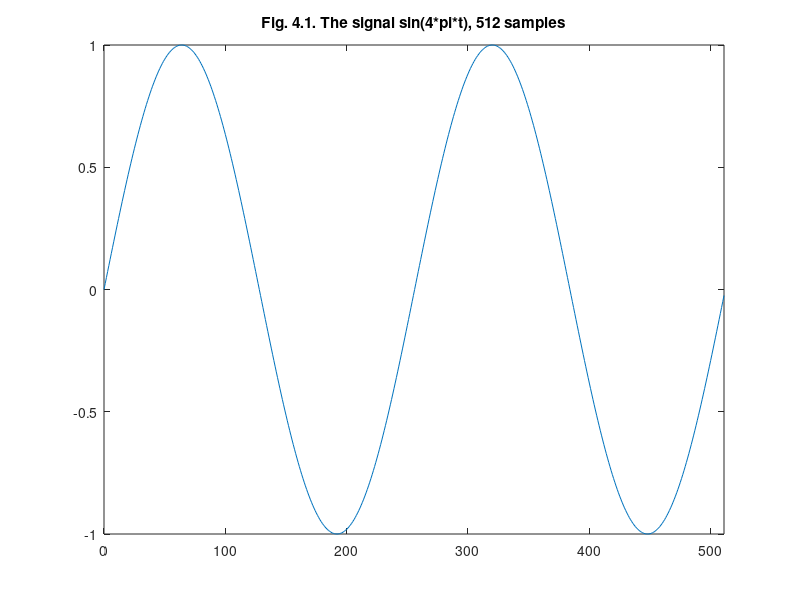
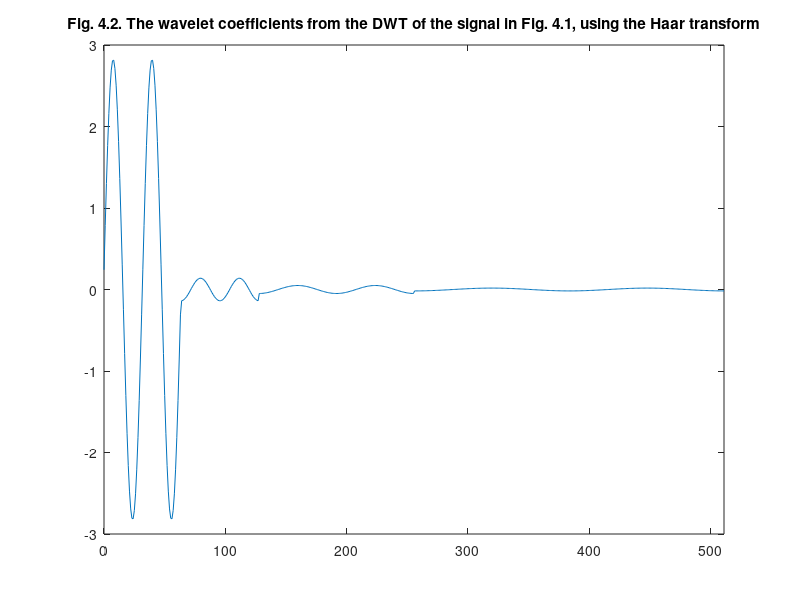

Write MATLAB code to recreate these figures, in order.
%% ========================================================================
%% Programmatic octave notes on "Ripples in Mathematics" by A. Jensen
%% and A. la Cour-Harbo written with a deep gratitude to the authors for
%% this wonderful text.
%% 
%% Reconstruction of graphs on p.26, Ch 04.
%%
%% Author: Vladimir Kulyukin
%% 
%% NB: I have tested this code in Octave, not Matlab.
%% The numbers in the arrays below were computed by the code at
%% https://github.com/VKEDCO/java/blob/master/haar/org.vkedco.wavelets.tests/RipplesInMathCh04.java
%% =========================================================================

t = [0:511];

y_fig41_p26 = [
0.0
0.024541228522912288
0.049067674327418015
0.07356456359966743
0.0980171403295606
0.1224106751992162
0.14673047445536175
0.17096188876030122
0.19509032201612825
0.2191012401568698
0.24298017990326387
0.26671275747489837
0.29028467725446233
0.3136817403988915
0.33688985339222005
0.3598950365349881
0.3826834323650898
0.40524131400498986
0.4275550934302821
0.44961132965460654
0.47139673682599764
0.49289819222978404
0.5141027441932217
0.5349976198870972
0.5555702330196022
0.5758081914178453
0.5956993044924334
0.6152315905806268
0.6343932841636455
0.6531728429537768
0.6715589548470183
0.6895405447370668
0.7071067811865475
0.7242470829514669
0.7409511253549591
0.7572088465064846
0.7730104533627369
0.7883464276266062
0.8032075314806448
0.8175848131515837
0.8314696123025452
0.844853565249707
0.8577286100002721
0.8700869911087113
0.8819212643483549
0.8932243011955153
0.9039892931234433
0.9142097557035307
0.9238795325112867
0.9329927988347388
0.9415440651830208
0.9495281805930367
0.9569403357322089
0.9637760657954398
0.970031253194544
0.9757021300385286
0.9807852804032304
0.9852776423889412
0.989176509964781
0.99247953459871
0.9951847266721968
0.9972904566786902
0.9987954562051724
0.9996988186962042
1.0
0.9996988186962042
0.9987954562051724
0.9972904566786902
0.9951847266721969
0.99247953459871
0.989176509964781
0.9852776423889412
0.9807852804032304
0.9757021300385286
0.970031253194544
0.9637760657954398
0.9569403357322089
0.9495281805930367
0.9415440651830208
0.9329927988347388
0.9238795325112867
0.9142097557035307
0.9039892931234434
0.8932243011955152
0.881921264348355
0.8700869911087115
0.8577286100002721
0.8448535652497072
0.8314696123025453
0.8175848131515837
0.8032075314806449
0.7883464276266063
0.7730104533627371
0.7572088465064847
0.740951125354959
0.7242470829514669
0.7071067811865476
0.689540544737067
0.6715589548470186
0.6531728429537766
0.6343932841636455
0.6152315905806269
0.5956993044924335
0.5758081914178454
0.5555702330196022
0.5349976198870972
0.5141027441932218
0.49289819222978415
0.47139673682599786
0.4496113296546069
0.42755509343028203
0.4052413140049899
0.3826834323650899
0.35989503653498833
0.33688985339222033
0.3136817403988914
0.2902846772544624
0.2667127574748985
0.24298017990326407
0.21910124015687005
0.1950903220161286
0.17096188876030122
0.1467304744553618
0.12241067519921635
0.09801714032956083
0.07356456359966773
0.049067674327417966
0.024541228522912326
1.2246467991473532E-16
-0.02454122852291208
-0.049067674327417724
-0.0735645635996675
-0.09801714032956059
-0.1224106751992161
-0.14673047445536158
-0.17096188876030097
-0.19509032201612836
-0.2191012401568698
-0.24298017990326382
-0.26671275747489825
-0.2902846772544621
-0.3136817403988912
-0.33688985339222005
-0.3598950365349881
-0.38268343236508967
-0.4052413140049897
-0.4275550934302818
-0.44961132965460665
-0.47139673682599764
-0.4928981922297839
-0.5141027441932216
-0.5349976198870969
-0.555570233019602
-0.5758081914178453
-0.5956993044924332
-0.6152315905806267
-0.6343932841636453
-0.6531728429537765
-0.6715589548470184
-0.6895405447370668
-0.7071067811865475
-0.7242470829514668
-0.7409511253549589
-0.7572088465064842
-0.7730104533627367
-0.7883464276266059
-0.803207531480645
-0.8175848131515838
-0.8314696123025452
-0.8448535652497071
-0.857728610000272
-0.8700869911087113
-0.8819212643483549
-0.8932243011955152
-0.9039892931234431
-0.9142097557035305
-0.9238795325112865
-0.932992798834739
-0.9415440651830208
-0.9495281805930367
-0.9569403357322088
-0.9637760657954398
-0.970031253194544
-0.9757021300385285
-0.9807852804032303
-0.9852776423889411
-0.9891765099647809
-0.9924795345987101
-0.9951847266721969
-0.9972904566786902
-0.9987954562051724
-0.9996988186962042
-1.0
-0.9996988186962042
-0.9987954562051724
-0.9972904566786902
-0.9951847266721969
-0.9924795345987101
-0.9891765099647809
-0.9852776423889412
-0.9807852804032304
-0.9757021300385286
-0.970031253194544
-0.96377606579544
-0.9569403357322089
-0.9495281805930368
-0.9415440651830209
-0.9329927988347391
-0.9238795325112866
-0.9142097557035306
-0.9039892931234433
-0.8932243011955153
-0.881921264348355
-0.8700869911087115
-0.8577286100002722
-0.8448535652497072
-0.8314696123025455
-0.8175848131515839
-0.8032075314806453
-0.7883464276266061
-0.7730104533627369
-0.7572088465064846
-0.7409511253549591
-0.724247082951467
-0.7071067811865477
-0.6895405447370672
-0.6715589548470187
-0.6531728429537771
-0.6343932841636459
-0.6152315905806274
-0.5956993044924332
-0.5758081914178452
-0.5555702330196022
-0.5349976198870973
-0.5141027441932219
-0.49289819222978426
-0.4713967368259979
-0.449611329654607
-0.42755509343028253
-0.4052413140049904
-0.3826834323650904
-0.359895036534988
-0.33688985339222
-0.3136817403988915
-0.2902846772544625
-0.2667127574748986
-0.24298017990326418
-0.21910124015687016
-0.19509032201612872
-0.17096188876030177
-0.1467304744553624
-0.12241067519921603
-0.0980171403295605
-0.07356456359966741
-0.04906767432741809
-0.024541228522912448
-2.4492935982947064E-16
0.02454122852291196
0.0490676743274176
0.07356456359966693
0.09801714032956002
0.12241067519921554
0.1467304744553619
0.17096188876030127
0.19509032201612825
0.2191012401568697
0.2429801799032637
0.2667127574748981
0.290284677254462
0.3136817403988911
0.33688985339221955
0.35989503653498756
0.38268343236508995
0.40524131400498997
0.4275550934302821
0.44961132965460654
0.47139673682599753
0.4928981922297838
0.5141027441932214
0.5349976198870968
0.5555702330196018
0.5758081914178448
0.5956993044924328
0.6152315905806269
0.6343932841636455
0.6531728429537768
0.6715589548470183
0.6895405447370668
0.7071067811865474
0.7242470829514667
0.7409511253549588
0.7572088465064842
0.7730104533627365
0.7883464276266059
0.8032075314806449
0.8175848131515837
0.8314696123025452
0.844853565249707
0.857728610000272
0.8700869911087112
0.8819212643483548
0.8932243011955151
0.9039892931234431
0.9142097557035304
0.9238795325112865
0.932992798834739
0.9415440651830208
0.9495281805930367
0.9569403357322088
0.9637760657954398
0.9700312531945439
0.9757021300385285
0.9807852804032303
0.9852776423889411
0.9891765099647809
0.99247953459871
0.9951847266721969
0.9972904566786902
0.9987954562051724
0.9996988186962042
1.0
0.9996988186962042
0.9987954562051724
0.9972904566786902
0.9951847266721969
0.9924795345987101
0.9891765099647811
0.9852776423889412
0.9807852804032307
0.9757021300385286
0.9700312531945443
0.96377606579544
0.9569403357322087
0.9495281805930368
0.9415440651830207
0.9329927988347392
0.9238795325112867
0.914209755703531
0.9039892931234433
0.8932243011955158
0.8819212643483552
0.870086991108712
0.8577286100002722
0.8448535652497069
0.8314696123025456
0.8175848131515836
0.8032075314806454
0.7883464276266062
0.7730104533627375
0.7572088465064846
0.7409511253549598
0.7242470829514671
0.7071067811865483
0.6895405447370673
0.6715589548470181
0.6531728429537772
0.6343932841636454
0.6152315905806275
0.5956993044924332
0.575808191417846
0.5555702330196023
0.5349976198870982
0.514102744193222
0.4928981922297836
0.47139673682599803
0.4496113296546063
0.42755509343028264
0.4052413140049897
0.3826834323650905
0.35989503653498817
0.33688985339222094
0.31368174039889163
0.29028467725446344
0.2667127574748987
0.24298017990326343
0.21910124015687027
0.19509032201612797
0.17096188876030188
0.1467304744553616
0.12241067519921703
0.09801714032956063
0.07356456359966843
0.049067674327418216
0.024541228522913457
3.6739403974420594E-16
-0.024541228522912725
-0.04906767432741748
-0.07356456359966769
-0.0980171403295599
-0.12241067519921629
-0.1467304744553609
-0.17096188876030116
-0.19509032201612725
-0.21910124015686958
-0.2429801799032627
-0.266712757474898
-0.2902846772544627
-0.3136817403988909
-0.3368898533922203
-0.35989503653498744
-0.38268343236508984
-0.40524131400498903
-0.427555093430282
-0.44961132965460565
-0.4713967368259974
-0.4928981922297829
-0.5141027441932213
-0.5349976198870975
-0.5555702330196017
-0.5758081914178454
-0.5956993044924327
-0.6152315905806268
-0.6343932841636448
-0.6531728429537766
-0.6715589548470176
-0.6895405447370667
-0.7071067811865479
-0.7242470829514666
-0.7409511253549593
-0.7572088465064841
-0.7730104533627371
-0.7883464276266058
-0.8032075314806449
-0.8175848131515832
-0.8314696123025451
-0.8448535652497065
-0.8577286100002719
-0.8700869911087117
-0.8819212643483548
-0.8932243011955154
-0.903989293123443
-0.9142097557035307
-0.9238795325112864
-0.9329927988347388
-0.9415440651830205
-0.9495281805930366
-0.9569403357322085
-0.9637760657954397
-0.9700312531945441
-0.9757021300385285
-0.9807852804032305
-0.9852776423889411
-0.989176509964781
-0.9924795345987099
-0.9951847266721969
-0.9972904566786901
-0.9987954562051724
-0.9996988186962041
-1.0
-0.9996988186962042
-0.9987954562051724
-0.9972904566786902
-0.9951847266721969
-0.99247953459871
-0.9891765099647811
-0.9852776423889412
-0.9807852804032307
-0.9757021300385286
-0.9700312531945443
-0.96377606579544
-0.9569403357322088
-0.9495281805930369
-0.9415440651830207
-0.9329927988347392
-0.9238795325112867
-0.914209755703531
-0.9039892931234434
-0.8932243011955159
-0.8819212643483552
-0.8700869911087121
-0.8577286100002723
-0.8448535652497069
-0.8314696123025456
-0.8175848131515836
-0.8032075314806454
-0.7883464276266063
-0.7730104533627375
-0.7572088465064847
-0.7409511253549599
-0.7242470829514671
-0.7071067811865485
-0.6895405447370673
-0.6715589548470182
-0.6531728429537773
-0.6343932841636455
-0.6152315905806275
-0.5956993044924334
-0.5758081914178461
-0.5555702330196024
-0.5349976198870983
-0.5141027441932221
-0.4928981922297837
-0.47139673682599814
-0.44961132965460643
-0.42755509343028275
-0.4052413140049898
-0.3826834323650906
-0.3598950365349883
-0.33688985339222105
-0.31368174039889174
-0.29028467725446355
-0.2667127574748988
-0.24298017990326354
-0.2191012401568704
-0.19509032201612808
-0.170961888760302
-0.14673047445536175
-0.12241067519921715
-0.09801714032956076
-0.07356456359966855
-0.049067674327418334
-0.024541228522913582
];

figure;
plot(t, y_fig41_p26);
xlim([0 511]);
title('Fig. 4.1. The signal sin(4*pi*t), 512 samples');

y_fig42_p26 = [
0.24228789181051738
0.7865275324466248
1.30054136110053
1.7645761145993404
2.1607991975997836
2.473983979226618
2.692094943957973
2.8067502097372614
2.8135436389999984
2.7122141640694157
2.506655819840873
2.2047680982046236
1.818152375002565
1.3616660756607568
0.8528517126624386
0.3112627366312535
-0.242287891810517
-0.7865275324466247
-1.3005413611005299
-1.7645761145993402
-2.1607991975997836
-2.473983979226618
-2.692094943957973
-2.8067502097372614
-2.8135436389999984
-2.712214164069416
-2.506655819840873
-2.2047680982046236
-1.8181523750025657
-1.3616660756607575
-0.8528517126624388
-0.3112627366312537
0.24228789181051652
0.7865275324466239
1.30054136110053
1.7645761145993402
2.1607991975997836
2.473983979226618
2.692094943957973
2.806750209737261
2.8135436389999984
2.7122141640694166
2.506655819840873
2.204768098204624
1.8181523750025657
1.3616660756607573
0.8528517126624395
0.31126273663125437
-0.24228789181051674
-0.7865275324466237
-1.3005413611005292
-1.7645761145993395
-2.1607991975997836
-2.473983979226618
-2.692094943957973
-2.806750209737261
-2.8135436389999984
-2.7122141640694166
-2.5066558198408737
-2.204768098204624
-1.8181523750025663
-1.3616660756607575
-0.8528517126624399
-0.3112627366312547
-0.1382205356729931
-0.13324253778085945
-0.12314410388508332
-0.10831331113701251
-0.08932009858475111
-0.06689436473516598
-0.041897917963600595
-0.015291357701316859
0.011902840861936378
0.03863961992605535
0.06389150006576436
0.08668806568871212
0.10615325756246972
0.12153903927953467
0.13225414387696569
0.13788679589418307
0.1382205356729931
0.13324253778085923
0.12314410388508332
0.10831331113701283
0.08932009858475126
0.06689436473516598
0.041897917963600435
0.015291357701316859
-0.01190284086193622
-0.03863961992605488
-0.06389150006576436
-0.08668806568871212
-0.10615325756247004
-0.12153903927953467
-0.13225414387696544
-0.13788679589418357
-0.13822053567299325
-0.13324253778085893
-0.12314410388508293
-0.10831331113701298
-0.08932009858475126
-0.06689436473516583
-0.041897917963600435
-0.015291357701317173
0.01190284086193622
0.03863961992605519
0.06389150006576451
0.08668806568871165
0.10615325756246989
0.121539039279535
0.13225414387696582
0.13788679589418265
0.13822053567299264
0.1332425377808602
0.12314410388508332
0.10831331113701204
0.08932009858475064
0.06689436473516598
0.041897917963600595
0.015291357701317015
-0.011902840861936378
-0.03863961992605519
-0.06389150006576436
-0.08668806568871165
-0.10615325756247004
-0.121539039279535
-0.13225414387696582
-0.13788679589418262
-0.04904550470208658
-0.04863227384344307
-0.047750687602582144
-0.046409236136927164
-0.04462083835740445
-0.042402717512268644
-0.03977623531780623
-0.036766686233331375
-0.033403053861714625
-0.029717731821442696
-0.025746211778365728
-0.02152674164155185
-0.017099957215016028
-0.012508490852711891
-0.00779656088565971
-0.0030095457752448364
0.0018064529061707722
0.006605054458592284
0.011340045725887418
0.015965826153743066
0.02043784694792932
0.02471304010354362
0.028750233173438902
0.0325105457813979
0.035957764061409686
0.03905868941699677
0.041783458241846774
0.04410582952266639
0.04600343755448325
0.04745800733461338
0.04845553056092583
0.048986400539449124
0.04904550470208663
0.048632273843442916
0.04775068760258195
0.046409236136927476
0.04462083835740461
0.04240271751226841
0.039776235317806385
0.03676668623333169
0.033403053861714625
0.029717731821443168
0.025746211778365415
0.02152674164155169
0.017099957215016184
0.012508490852712047
0.00779656088565971
0.0030095457752448364
-0.0018064529061707722
-0.006605054458592441
-0.011340045725887418
-0.01596582615374291
-0.02043784694792932
-0.02471304010354362
-0.028750233173438902
-0.03251054578139759
-0.03595776406140961
-0.0390586894169974
-0.0417834582418467
-0.044105829522666
-0.046003437554483446
-0.04745800733461342
-0.04845553056092601
-0.04898640053944869
-0.049045504702086413
-0.04863227384344382
-0.04775068760258195
-0.046409236136927046
-0.0446208383574043
-0.04240271751226841
-0.03977623531780647
-0.036766686233331375
-0.033403053861714625
-0.029717731821443168
-0.025746211778365415
-0.02152674164155185
-0.017099957215016184
-0.012508490852711891
-0.007796560885659553
-0.0030095457752448364
0.0018064529061707722
0.006605054458592441
0.011340045725887574
0.01596582615374275
0.020437846947929477
0.024713040103543936
0.028750233173438902
0.03251054578139759
0.03595776406141016
0.03905868941699685
0.04178345824184748
0.044105829522666076
0.04600343755448309
0.0474580073346142
0.048455530560925615
0.04898640053944869
0.0490455047020864
0.04863227384344295
0.04775068760258195
0.046409236136927046
0.04462083835740437
0.04240271751226935
0.03977623531780615
0.036766686233331375
0.033403053861714466
0.029717731821442696
0.025746211778366043
0.02152674164155169
0.017099957215015872
0.012508490852712205
0.007796560885659553
0.0030095457752446794
-0.0018064529061707722
-0.006605054458592284
-0.011340045725887574
-0.01596582615374291
-0.02043784694792932
-0.024713040103543936
-0.028750233173438902
-0.03251054578139759
-0.03595776406141016
-0.039058689416996695
-0.041783458241847406
-0.044105829522666076
-0.046003437554483134
-0.0474580073346142
-0.048455530560925594
-0.04898640053944869
-0.017353269107199996
-0.017321916522383546
-0.017248833923443972
-0.01713419737276341
-0.01697828303983344
-0.016781466535938518
-0.016544222009275723
-0.016267121002689743
-0.01595083107677686
-0.015596114201672194
-0.015203824921397496
-0.014774908295189326
-0.014310397620768977
-0.01381141194503726
-0.013279153368193254
-0.012714904147768758
-0.012120023609558276
-0.011495944872883619
-0.010844171398084385
-0.010166273364549937
-0.009463883888019765
-0.008738695086265102
-0.007992454002628522
-0.007226958397243124
-0.006444052416071981
-0.005645622148198233
-0.004833591082071319
-0.004009915471655274
-0.003176579623640764
-0.002335591117077376
-0.0014889759669394682
-6.387737432781892E-4
2.129673422805805E-4
0.001064195370858105
0.0019128596595747276
0.002756915701824673
0.0035943300926715572
0.004423085427499176
0.005241185162115423
0.006046658422602499
0.006837564753324707
0.007611998791656501
0.008368094858166473
0.009104031451204694
0.00981803563505819
0.010508387311108232
0.011173423361699932
0.011811541656736901
0.012421204913353977
0.013000944399365983
0.013549363471571175
0.014065140940389582
0.014547034252721722
0.014993882485369262
0.01540460914180061
0.015778224745524917
0.016113829223828053
0.016410614076126505
0.016667864321714947
0.016884960222220188
0.017061378774602554
0.017196694971116006
0.017290582823191777
0.017342816146770284
0.017353269107199934
0.017321916522383803
0.017248833923443913
0.017134197372763352
0.01697828303983336
0.016781466535938476
0.016544222009275644
0.016267121002689743
0.015950831076776823
0.015596114201672468
0.015203824921397416
0.014774908295189248
0.014310397620769135
0.01381141194503726
0.013279153368193254
0.01271490414776868
0.012120023609558198
0.01149594487288354
0.010844171398084307
0.010166273364549859
0.009463883888019843
0.00873869508626518
0.007992454002628444
0.007226958397243124
0.006444052416072216
0.005645622148198233
0.004833591082071398
0.004009915471655196
0.003176579623640764
0.002335591117077533
0.0014889759669393897
6.387737432781892E-4
-2.129673422805805E-4
-0.001064195370858105
-0.001912859659574649
-0.0027569157018245945
-0.0035943300926715572
-0.004423085427499097
-0.005241185162115344
-0.006046658422602421
-0.006837564753324707
-0.007611998791656344
-0.008368094858166473
-0.009104031451204773
-0.009818035635058111
-0.010508387311108624
-0.011173423361699854
-0.011811541656736901
-0.012421204913353977
-0.013000944399365747
-0.013549363471571175
-0.014065140940389582
-0.014547034252721644
-0.014993882485369262
-0.015404609141800573
-0.015778224745524917
-0.016113829223828643
-0.01641061407612619
-0.016667864321714947
-0.016884960222220188
-0.017061378774602242
-0.01719669497111664
-0.017290582823191777
-0.017342816146770287
-0.017353269107199937
-0.017321916522383487
-0.017248833923443924
-0.017134197372763352
-0.01697828303983336
-0.016781466535938438
-0.016544222009275644
-0.016267121002689705
-0.015950831076776823
-0.015596114201672194
-0.015203824921397416
-0.014774908295189248
-0.01431039762076882
-0.013811411945037731
-0.013279153368193254
-0.012714904147768758
-0.012120023609558198
-0.011495944872883619
-0.010844171398084385
-0.010166273364549859
-0.009463883888019765
-0.008738695086265102
-0.007992454002628444
-0.007226958397243045
-0.006444052416072216
-0.005645622148198233
-0.004833591082071398
-0.004009915471655274
-0.003176579623640764
-0.0023355911170774546
-0.0014889759669393897
-6.387737432781892E-4
2.129673422805805E-4
0.001064195370858105
0.001912859659574649
0.0027569157018247515
0.0035943300926717142
0.004423085427499333
0.005241185162115187
0.006046658422602185
0.006837564753324471
0.00761199879165603
0.00836809485816616
0.009104031451205008
0.009818035635058425
0.010508387311108624
0.011173423361700324
0.011811541656737293
0.01242120491335437
0.013000944399365277
0.013549363471570703
0.014065140940389034
0.014547034252721094
0.014993882485369812
0.015404609141801123
0.015778224745525503
0.016113829223828605
0.01641061407612678
0.016667864321715537
0.016884960222219577
0.01706137877460163
0.017196694971115385
0.01729058282319115
0.017342816146769663
0.017353269107200565
0.01732191652238411
0.01724883392344454
0.01713419737276398
0.016978283039833987
0.016781466535939066
0.016544222009275016
0.016267121002689115
0.015950831076776233
0.015596114201671644
0.015203824921396868
0.014774908295189798
0.01431039762076937
0.013811411945037731
0.013279153368193648
0.01271490414776923
0.012120023609557728
0.011495944872883149
0.010844171398083913
0.010166273364549467
0.00946388388801945
0.008738695086265494
0.00799245400262868
0.007226958397243359
0.006444052416072216
0.00564562214819839
0.004833591082071555
0.004009915471655117
0.003176579623640607
0.0023355911170772972
0.0014889759669393112
6.387737432781107E-4
-2.129673422805805E-4
-0.001064195370858105
-0.0019128596595747276
-0.0027569157018247515
-0.0035943300926717142
-0.004423085427499333
-0.005241185162115187
-0.006046658422602185
-0.006837564753324471
-0.00761199879165603
-0.008368094858166081
-0.009104031451205087
-0.009818035635058425
-0.010508387311108546
-0.011173423361700246
-0.011811541656737371
-0.012421204913354448
-0.013000944399365277
-0.01354936347157078
-0.014065140940389034
-0.014547034252721094
-0.014993882485369812
-0.015404609141801123
-0.015778224745525503
-0.016113829223828605
-0.01641061407612678
-0.016667864321715537
-0.016884960222219556
-0.01706137877460163
-0.017196694971115395
-0.01729058282319115
-0.017342816146769656
];

figure;
plot(t, y_fig42_p26);
title('Fig. 4.2. The wavelet coefficients from the DWT of the signal in Fig. 4.1, using the Haar transform');
xlim([0 511]);
